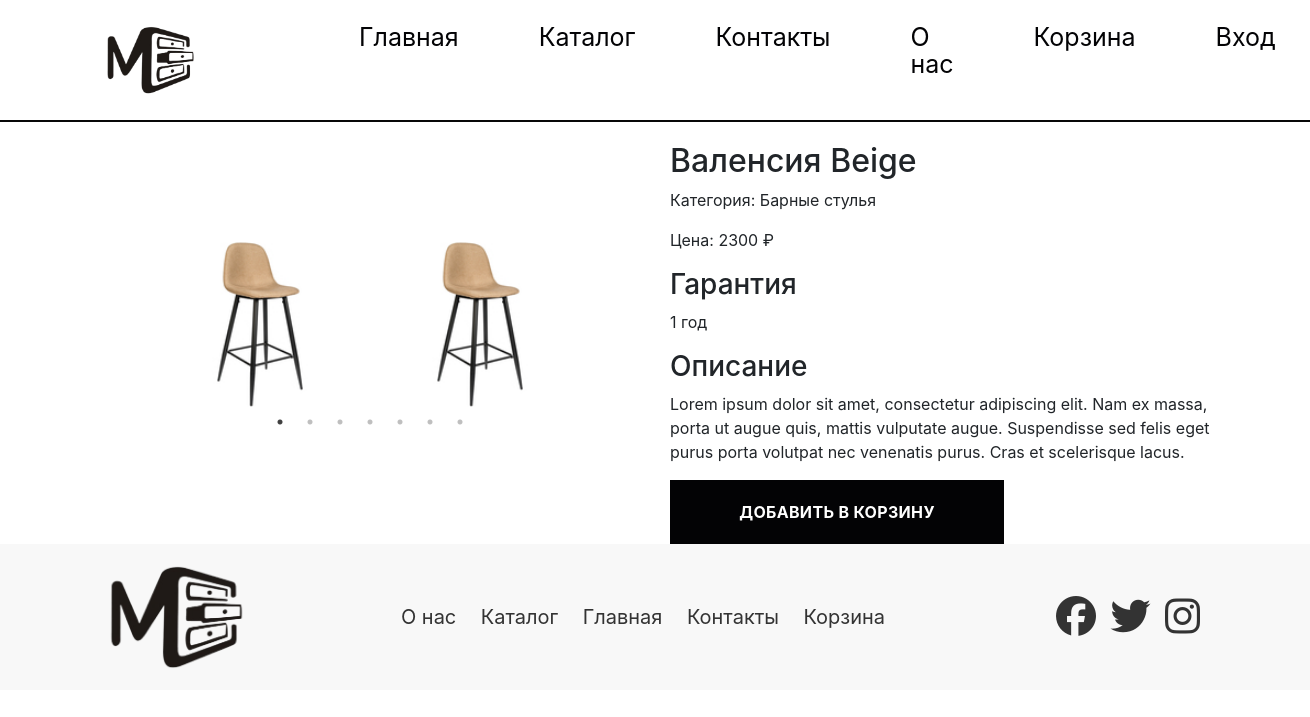
The app's page /product.php?id=481 with its own data.
### tables this page shows
CREATE TABLE `products` (
  `id` int NOT NULL,
  `name` varchar(255) NOT NULL,
  `price` varchar(255) NOT NULL,
  `img` varchar(255) NOT NULL,
  `category` varchar(255) NOT NULL,
  `subscriptions` varchar(255) NOT NULL,
  `garant` varchar(255) NOT NULL
);

### product.php (the view, shortened to what this page needs)
<!DOCTYPE html>
<html lang="en">
<head>
    <link rel="stylesheet" href="styles/style.css">
    <link rel="stylesheet" href="style.css">
    <link rel="stylesheet" href="https://maxcdn.bootstrapcdn.com/bootstrap/4.0.0/css/bootstrap.min.css">
    <link rel="stylesheet" type="text/css" href="https://cdn.jsdelivr.net/npm/slick-carousel@1.8.1/slick/slick.css" />
    <link rel="stylesheet" type="text/css" href="https://cdn.jsdelivr.net/npm/slick-carousel@1.8.1/slick/slick-theme.css" />
</head>
<body>
    <?php require "header.php"; ?>
    <?php
    $product_id = isset($_GET['id']) ? $_GET['id'] : 1;
    $servername = "localhost";
    $username = "root";
    $password = "";
    $dbname = "Furniture";
    $conn = new mysqli($servername, $username, $password, $dbname);
    $sql = "SELECT * FROM products WHERE id = $product_id";
    $result = $conn->query($sql);
    if ($result->num_rows > 0) {
        $row = $result->fetch_assoc();
    ?>
        <div class="container">
            <div class="row">
                <div class="col-md-6">
                    <div class="small-slider">
                        <div><img src="<?php echo $row['img']; ?>" alt="<?php echo $row['name']; ?>"></div>
                        <div><img src="<?php echo $row['img']; ?>" alt="<?php echo $row['name']; ?>"></div>
                        <div><img src="<?php echo $row['img']; ?>" alt="<?php echo $row['name']; ?>"></div>
                        <div><img src="<?php echo $row['img']; ?>" alt="<?php echo $row['name']; ?>"></div>
                    </div>
                </div>
                <div class="col-md-6">
                    <h2><?php echo $row['name']; ?></h2>
                    <p>Категория: <?php echo $row['category']; ?></p>
                    <p>Цена: <?php echo $row['price']; ?> ₽</p>
                    <h3>Гарантия</h3>
                    <p><?php echo $row['garant']; ?></p>
                    <h3>Описание</h3>
                    <p><?php echo $row['subscriptions']; ?></p>
                    <form action="product.php?id=<?php echo $product_id; ?>" method="post">
                        <button type="submit" name="add_to_cart" class="button car-button">Добавить в корзину</button>
                    </form>
                </div>
            </div>
        </div>
    <?php
    } else {
        echo "Товар не найден.";
    }
    ?>
    <?php include "footer.php" ?>
</body>
</html>

### styles/style.css (style rules this page uses)
* { padding: 0; margin: 0; }
.container { max-width: 1200px; margin: 0 auto; }
.small-slider { margin-top: 100px; }
.slick-slider { width: 100%; }
.slick-slide img { width: 100%; height: auto; }
.button { padding: 20px; width: 334px; height: 64px; background: #030305; border: 0; box-sizing: border-box; text-align: center; font-weight: bold; font-size: 16px; letter-spacing: 0.02em; text-transform: uppercase; color: #FFFFFF; transition: background-color .5s; }
.container { max-width: 1200px; margin: 0 auto; padding: 0 20px; }

### product/style.css (style rules this page uses)
* { padding: 0; margin: 0; }
.container { max-width: 1200px; margin: 0 auto; }
.button { padding: 20px; width: 334px; height: 64px; background: #030305; border: 0; box-sizing: border-box; text-align: center; font-weight: bold; font-size: 16px; letter-spacing: 0.02em; text-transform: uppercase; color: #FFFFFF; transition: background-color .5s; }
.container { max-width: 1200px; margin: 0 auto; padding: 0 20px; }

### records on screen
products: img (picture), name "Валенсия Beige", category "Барные стулья", price "2300", garant "1 год", subscriptions "Lorem ipsum dolor sit amet, consectetur adipiscing elit. Nam ex massa, porta ut augue quis, mattis vulputate augue. Suspendisse sed felis eget purus porta volutpat nec venenatis purus. Cras et scelerisque lacus."
